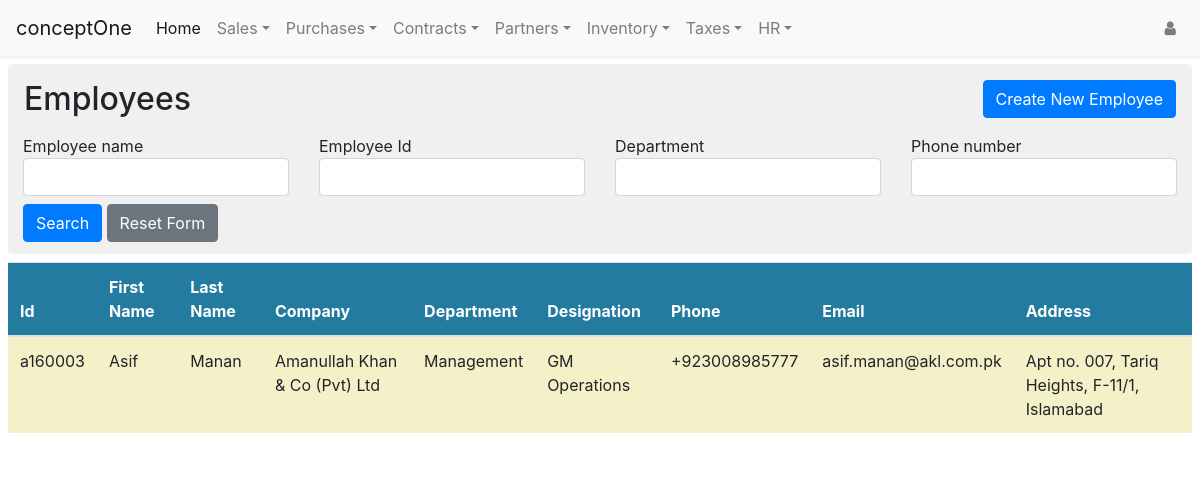
The page /employees/listemployees/ on the database its author committed.
### employeesApp/models.py (models this page shows, shortened)
class Employee(models.Model):
    gender_choices = [
        ('Male','Male'),
        ('Female','Female'),
        ('Indeterminate','Indeterminate'),
    ]
    first_name = models.CharField(max_length=56)
    last_name = models.CharField(max_length=56)
    gender = models.CharField(max_length=16,choices=gender_choices)
    dob = models.DateField()
    cnic_number = models.CharField(max_length=16)
    employee_id = models.CharField(max_length=16)
    address = models.CharField(max_length=128)
    city = models.ForeignKey(City, on_delete=models.SET(get_default_city))
    phone_1 = models.CharField(max_length=128,blank=True)
    phone_2 = models.CharField(max_length=128,blank=True)
    email_1 = models.EmailField(max_length=192, blank=True)
    email_2 = models.EmailField(max_length=192, blank=True)
    company = models.ForeignKey(Company, on_delete=models.PROTECT)
    department = models.ForeignKey(Department,on_delete=models.PROTECT)
    designation = models.CharField(max_length=128)
    joining_date = models.DateField()
    created_on = models.DateTimeField(auto_now_add=True)
    updated_on = models.DateTimeField(auto_now=True)

### baseApp/models.py (models this page shows, shortened)
class Company(models.Model):
    company_code = models.CharField(max_length=16, unique=True)
    company_name = models.CharField(max_length=128)
    company_address = models.CharField(max_length=264)
    company_ntn_number = models.CharField(max_length=128)
    company_city = models.CharField(max_length=128)
    company_phone = models.CharField(max_length=128)
    company_fax = models.CharField(max_length=128, blank=True)
    company_email = models.EmailField(max_length=192)
    created_on = models.DateTimeField(auto_now_add=True)
    updated_on = models.DateTimeField(auto_now=True)

class Department(models.Model):
    company = models.ForeignKey(Company, on_delete=models.PROTECT)
    department = models.CharField(max_length=192)
    def __str__(self):
        return self.department

class City(models.Model):
    city_code = models.CharField(max_length=16, unique=True)
    city_name = models.CharField(max_length=256, unique=True)

### employeesApp/views.py (the view)
# urls.py: path('listemployees/',views.ListEmployees.as_view(),name='ListEmployees'),
class ListEmployees(FormView):
    form_class = EmployeeSearchForm
    template_name = 'employeesapp/list_employees.html'
    def get_context_data(self, *args, **kwargs):
        context = super().get_context_data(*args,**kwargs)
        context['object_list'] = Employee.objects.all()
        return context

### employeesApp/forms.py
class EmployeeSearchForm(forms.Form):
    employee_name = forms.CharField(label='Employee name', max_length=60, required=False, widget=forms.TextInput(attrs={'class': 'form-control search_field'}))
    employee_id = forms.CharField(label='Employee Id', max_length=60, required=False, widget=forms.TextInput(attrs={'class': 'form-control search_field'}))
    department = forms.CharField(label='Department', max_length=60, required=False, widget=forms.TextInput(attrs={'class': 'form-control search_field'}))
    phone = forms.CharField(label='Phone number', max_length=60, required=False, widget=forms.TextInput(attrs={'class':'form-control search_field'}))

### employeesApp/templates/employeesapp/list_employees.html (shortened to what this page needs)
{% extends "employeesapp/base.html" %}
{% load static %}
{% block bodyblock %}
<body style="background-color: #FFFFFF;">
    <div class="rounded mt-2 mb-2 mr-2 ml-2" style="background-color: #f0f0f0;padding-bottom: 12px;">
      <div class="row pt-2 pb-1">
        <div class="col col-6 pt-2 pb-1">
            <h2 class="font-raleway ml-3">Employees</h2>
        </div>
        <div class="col text-right col-6 pt-2 pb-1">
            <a class="btn btn-primary mr-3" role="button" href="{% url 'employeesApp:CreateEmployee' %}">Create New Employee</a>
        </div>
      </div>
      <form id="id_search_form" customer-search-url = "{% url 'customersApp:CustomerQuery' %}" novalidate>
        <div class="row" style="margin-right: 0px;margin-left: 0px;">
          <div class="col-md-6 col-lg-3">
              {{form.employee_name.label}}
              {{form.employee_name}}
          </div>
          <div class="col-md-6 col-lg-3">
              {{form.employee_id.label}}
              {{form.employee_id}}
          </div>
          <div class="col-md-6 col-lg-3">
              {{form.department.label}}
              {{form.department}}
          </div>
          <div class="col-md-6 col-lg-3">
              {{form.phone.label}}
              {{form.phone}}
          </div>
          <div class="col-12 mt-2">
            <button id="id_search_btn" class="btn btn-primary" type="button">Search</button>
            <button id="reset_btn" class="btn btn-secondary" type="reset">Reset Form</button>
          </div>
        </div>
      </form>
    </div>
    <div class="mr-2 ml-2">
      <div class="table-responsive" style="background-color: #ffffff;">
        {% include "employeesApp/tables/list_employeestable.html" %}
      </div>
    </div>
</body>
{% endblock bodyblock %}

### employeesApp/templates/employeesapp/tables/list_employeestable.html
{% if object_list %}
<table id="id_employeestable" class="table">
    <thead style="background-color: #247ba0;color: #ffffff;">
        <tr>
            <th>Id</th>
            <th>First Name</th>
            <th>Last Name</th>
            <th>Company</th>
            <th>Department</th>
            <th>Designation</th>
            <th>Phone</th>
            <th>Email</th>
            <th>Address</th>
        </tr>
    </thead>
    <tbody style="background-color: #F4F1C9;">
      {% for item in object_list  %}
        <tr>
          <td>{{item.employee_id}}</td>
          <td>{{item.first_name}}</td>
          <td>{{item.last_name}}</td>
          <td>{{item.company.company_name}}</td>
          <td>{{item.department}}</td>
          <td>{{item.designation}}</td>
          <td>{{item.phone_1}}</td>
          <td>{{item.email_1}}</td>
          <td>{{item.address}}, {{item.city.city_name}}</td>
        </tr>
        {% endfor %}
    </tbody>
</table>
{% else %}
  <div class="col-12 d-flex mt-2">
    <h3 class="mx-auto">Opps! There is nothing matching your query here</h3>
  </div>
{% endif %}

### rows shown on the page
Employee: employee_id "a160003", first_name "Asif", last_name "Manan", company.company_name "Amanullah Khan & Co (Pvt) Ltd", department "Management", designation "GM Operations", phone_1 "+923008985777", email_1 "asif.manan@akl.com.pk", address "Apt no. 007, Tariq Heights, F-11/1", city.city_name "Islamabad"
